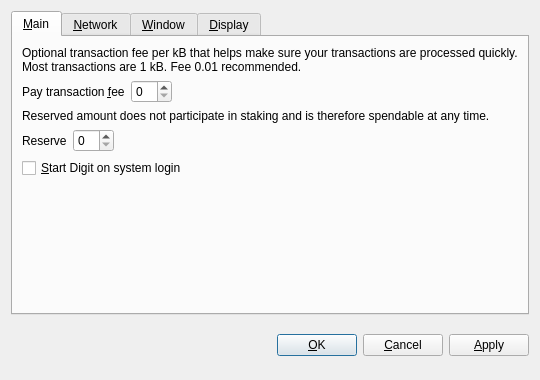
<?xml version="1.0" encoding="UTF-8"?>
<ui version="4.0">
 <class>OptionsDialog</class>
 <widget class="QDialog" name="OptionsDialog">
  <property name="geometry">
   <rect>
    <x>0</x>
    <y>0</y>
    <width>540</width>
    <height>380</height>
   </rect>
  </property>
  <property name="windowTitle">
   <string>Options</string>
  </property>
  <property name="modal">
   <bool>true</bool>
  </property>
  <layout class="QVBoxLayout" name="verticalLayout">
   <item>
    <widget class="QTabWidget" name="tabWidget">
     <property name="tabPosition">
      <enum>QTabWidget::North</enum>
     </property>
     <property name="currentIndex">
      <number>0</number>
     </property>
     <widget class="QWidget" name="tabMain">
      <attribute name="title">
       <string>&amp;Main</string>
      </attribute>
      <layout class="QVBoxLayout" name="verticalLayout_Main">
       <item>
        <widget class="QLabel" name="transactionFeeInfoLabel">
         <property name="text">
          <string>Optional transaction fee per kB that helps make sure your transactions are processed quickly. Most transactions are 1 kB. Fee 0.01 recommended.</string>
         </property>
         <property name="textFormat">
          <enum>Qt::PlainText</enum>
         </property>
         <property name="wordWrap">
          <bool>true</bool>
         </property>
        </widget>
       </item>
       <item>
        <layout class="QHBoxLayout" name="horizontalLayoutFee">
         <item>
          <widget class="QLabel" name="transactionFeeLabel">
           <property name="text">
            <string>Pay transaction &amp;fee</string>
           </property>
           <property name="textFormat">
            <enum>Qt::PlainText</enum>
           </property>
           <property name="buddy">
            <cstring>transactionFee</cstring>
           </property>
          </widget>
         </item>
         <item>
          <widget class="BitcoinAmountField" name="transactionFee"/>
         </item>
         <item>
          <spacer name="horizontalSpacerFee">
           <property name="orientation">
            <enum>Qt::Horizontal</enum>
           </property>
           <property name="sizeHint" stdset="0">
            <size>
             <width>40</width>
             <height>20</height>
            </size>
           </property>
          </spacer>
         </item>
        </layout>
       </item>
       <item>
        <widget class="QLabel" name="reserveBalanceInfoLabel">
         <property name="text">
          <string>Reserved amount does not participate in staking and is therefore spendable at any time.</string>
         </property>
         <property name="textFormat">
          <enum>Qt::PlainText</enum>
         </property>
         <property name="wordWrap">
          <bool>true</bool>
         </property>
        </widget>
       </item>
       <item>
        <layout class="QHBoxLayout" name="horizontalLayoutReserveBalance">
         <item>
          <widget class="QLabel" name="reserveBalanceLabel">
           <property name="text">
            <string>Reserve</string>
           </property>
           <property name="textFormat">
            <enum>Qt::PlainText</enum>
           </property>
           <property name="buddy">
            <cstring>reserveBalance</cstring>
           </property>
          </widget>
         </item>
         <item>
          <widget class="BitcoinAmountField" name="reserveBalance"/>
         </item>
         <item>
          <spacer name="horizontalSpacerReserveBalance">
           <property name="orientation">
            <enum>Qt::Horizontal</enum>
           </property>
           <property name="sizeHint" stdset="0">
            <size>
             <width>40</width>
             <height>20</height>
            </size>
           </property>
          </spacer>
         </item>
        </layout>
       </item>
       <item>
        <widget class="QCheckBox" name="bitcoinAtStartup">
         <property name="toolTip">
          <string>Automatically start Digit after logging in to the system.</string>
         </property>
         <property name="text">
          <string>&amp;Start Digit on system login</string>
         </property>
        </widget>
       </item>
       <item>
        <spacer name="verticalSpacer_Main">
         <property name="orientation">
          <enum>Qt::Vertical</enum>
         </property>
         <property name="sizeHint" stdset="0">
          <size>
           <width>20</width>
           <height>40</height>
          </size>
         </property>
        </spacer>
       </item>
      </layout>
     </widget>
     <widget class="QWidget" name="tabNetwork">
      <attribute name="title">
       <string>&amp;Network</string>
      </attribute>
      <layout class="QVBoxLayout" name="verticalLayout_Network">
       <item>
        <widget class="QCheckBox" name="mapPortUpnp">
         <property name="toolTip">
          <string>Automatically open the Digit client port on the router. This only works when your router supports UPnP and it is enabled.</string>
         </property>
         <property name="text">
          <string>Map port using &amp;UPnP</string>
         </property>
        </widget>
       </item>
       <item>
        <widget class="QCheckBox" name="connectSocks">
         <property name="toolTip">
          <string>Connect to the Digit network through a SOCKS proxy (e.g. when connecting through Tor).</string>
         </property>
         <property name="text">
          <string>&amp;Connect through SOCKS proxy:</string>
         </property>
        </widget>
       </item>
       <item>
        <layout class="QHBoxLayout" name="horizontalLayout_Network">
         <item>
          <widget class="QLabel" name="proxyIpLabel">
           <property name="text">
            <string>Proxy &amp;IP:</string>
           </property>
           <property name="textFormat">
            <enum>Qt::PlainText</enum>
           </property>
           <property name="buddy">
            <cstring>proxyIp</cstring>
           </property>
          </widget>
         </item>
         <item>
          <widget class="QValidatedLineEdit" name="proxyIp">
           <property name="maximumSize">
            <size>
             <width>140</width>
             <height>16777215</height>
            </size>
           </property>
           <property name="toolTip">
            <string>IP address of the proxy (e.g. 127.0.0.1)</string>
           </property>
          </widget>
         </item>
         <item>
          <widget class="QLabel" name="proxyPortLabel">
           <property name="text">
            <string>&amp;Port:</string>
           </property>
           <property name="textFormat">
            <enum>Qt::PlainText</enum>
           </property>
           <property name="buddy">
            <cstring>proxyPort</cstring>
           </property>
          </widget>
         </item>
         <item>
          <widget class="QLineEdit" name="proxyPort">
           <property name="maximumSize">
            <size>
             <width>55</width>
             <height>16777215</height>
            </size>
           </property>
           <property name="toolTip">
            <string>Port of the proxy (e.g. 9050)</string>
           </property>
          </widget>
         </item>
         <item>
          <widget class="QLabel" name="socksVersionLabel">
           <property name="text">
            <string>SOCKS &amp;Version:</string>
           </property>
           <property name="textFormat">
            <enum>Qt::PlainText</enum>
           </property>
           <property name="buddy">
            <cstring>socksVersion</cstring>
           </property>
          </widget>
         </item>
         <item>
          <widget class="QValueComboBox" name="socksVersion">
           <property name="toolTip">
            <string>SOCKS version of the proxy (e.g. 5)</string>
           </property>
          </widget>
         </item>
         <item>
          <spacer name="horizontalSpacer_Network">
           <property name="orientation">
            <enum>Qt::Horizontal</enum>
           </property>
           <property name="sizeHint" stdset="0">
            <size>
             <width>40</width>
             <height>20</height>
            </size>
           </property>
          </spacer>
         </item>
        </layout>
       </item>
       <item>
        <spacer name="verticalSpacer_Network">
         <property name="orientation">
          <enum>Qt::Vertical</enum>
         </property>
         <property name="sizeHint" stdset="0">
          <size>
           <width>20</width>
           <height>40</height>
          </size>
         </property>
        </spacer>
       </item>
      </layout>
     </widget>
     <widget class="QWidget" name="tabWindow">
      <attribute name="title">
       <string>&amp;Window</string>
      </attribute>
      <layout class="QVBoxLayout" name="verticalLayout_Window">
       <item>
        <widget class="QCheckBox" name="minimizeToTray">
         <property name="toolTip">
          <string>Show only a tray icon after minimizing the window.</string>
         </property>
         <property name="text">
          <string>&amp;Minimize to the tray instead of the taskbar</string>
         </property>
        </widget>
       </item>
       <item>
        <widget class="QCheckBox" name="minimizeOnClose">
         <property name="toolTip">
          <string>Minimize instead of exit the application when the window is closed. When this option is enabled, the application will be closed only after selecting Quit in the menu.</string>
         </property>
         <property name="text">
          <string>M&amp;inimize on close</string>
         </property>
        </widget>
       </item>
       <item>
        <spacer name="verticalSpacer_Window">
         <property name="orientation">
          <enum>Qt::Vertical</enum>
         </property>
         <property name="sizeHint" stdset="0">
          <size>
           <width>20</width>
           <height>40</height>
          </size>
         </property>
        </spacer>
       </item>
      </layout>
     </widget>
     <widget class="QWidget" name="tabDisplay">
      <attribute name="title">
       <string>&amp;Display</string>
      </attribute>
      <layout class="QVBoxLayout" name="verticalLayout_Display">
       <item>
        <layout class="QHBoxLayout" name="horizontalLayout_1_Display">
         <item>
          <widget class="QLabel" name="langLabel">
           <property name="text">
            <string>User Interface &amp;language:</string>
           </property>
           <property name="textFormat">
            <enum>Qt::PlainText</enum>
           </property>
           <property name="buddy">
            <cstring>lang</cstring>
           </property>
          </widget>
         </item>
         <item>
          <widget class="QValueComboBox" name="lang">
           <property name="toolTip">
            <string>The user interface language can be set here. This setting will take effect after restarting Digit.</string>
           </property>
          </widget>
         </item>
        </layout>
       </item>
       <item>
        <layout class="QHBoxLayout" name="horizontalLayout_2_Display">
         <item>
          <widget class="QLabel" name="unitLabel">
           <property name="text">
            <string>&amp;Unit to show amounts in:</string>
           </property>
           <property name="textFormat">
            <enum>Qt::PlainText</enum>
           </property>
           <property name="buddy">
            <cstring>unit</cstring>
           </property>
          </widget>
         </item>
         <item>
          <widget class="QValueComboBox" name="unit">
           <property name="toolTip">
            <string>Choose the default subdivision unit to show in the interface and when sending coins.</string>
           </property>
          </widget>
         </item>
        </layout>
       </item>
       <item>
        <widget class="QCheckBox" name="displayAddresses">
         <property name="toolTip">
          <string>Whether to show Digit addresses in the transaction list or not.</string>
         </property>
         <property name="text">
          <string>&amp;Display addresses in transaction list</string>
         </property>
        </widget>
       </item>
       <item>
        <widget class="QCheckBox" name="coinControlFeatures">
         <property name="toolTip">
          <string>Whether to show coin control features or not.</string>
         </property>
         <property name="text">
          <string>Display coin &amp;control features (experts only!)</string>
         </property>
        </widget>
       </item>
       <item>
        <spacer name="verticalSpacer_Display">
         <property name="orientation">
          <enum>Qt::Vertical</enum>
         </property>
         <property name="sizeHint" stdset="0">
          <size>
           <width>20</width>
           <height>40</height>
          </size>
         </property>
        </spacer>
       </item>
      </layout>
     </widget>
    </widget>
   </item>
   <item>
    <layout class="QHBoxLayout" name="horizontalLayout_Buttons">
     <item>
      <spacer name="horizontalSpacer_1">
       <property name="orientation">
        <enum>Qt::Horizontal</enum>
       </property>
       <property name="sizeHint" stdset="0">
        <size>
         <width>40</width>
         <height>48</height>
        </size>
       </property>
      </spacer>
     </item>
     <item>
      <widget class="QLabel" name="statusLabel">
       <property name="font">
        <font>
         <weight>75</weight>
         <bold>true</bold>
        </font>
       </property>
       <property name="text">
        <string/>
       </property>
       <property name="textFormat">
        <enum>Qt::PlainText</enum>
       </property>
       <property name="wordWrap">
        <bool>true</bool>
       </property>
      </widget>
     </item>
     <item>
      <spacer name="horizontalSpacer_2">
       <property name="orientation">
        <enum>Qt::Horizontal</enum>
       </property>
       <property name="sizeHint" stdset="0">
        <size>
         <width>40</width>
         <height>48</height>
        </size>
       </property>
      </spacer>
     </item>
     <item>
      <widget class="QPushButton" name="okButton">
       <property name="text">
        <string>&amp;OK</string>
       </property>
      </widget>
     </item>
     <item>
      <widget class="QPushButton" name="cancelButton">
       <property name="text">
        <string>&amp;Cancel</string>
       </property>
       <property name="autoDefault">
        <bool>false</bool>
       </property>
      </widget>
     </item>
     <item>
      <widget class="QPushButton" name="applyButton">
       <property name="text">
        <string>&amp;Apply</string>
       </property>
       <property name="autoDefault">
        <bool>false</bool>
       </property>
      </widget>
     </item>
    </layout>
   </item>
  </layout>
 </widget>
 <customwidgets>
  <customwidget>
   <class>BitcoinAmountField</class>
   <extends>QSpinBox</extends>
   <header>bitcoinamountfield.h</header>
  </customwidget>
  <customwidget>
   <class>QValueComboBox</class>
   <extends>QComboBox</extends>
   <header>qvaluecombobox.h</header>
  </customwidget>
  <customwidget>
   <class>QValidatedLineEdit</class>
   <extends>QLineEdit</extends>
   <header>qvalidatedlineedit.h</header>
  </customwidget>
 </customwidgets>
 <resources/>
 <connections/>
</ui>
